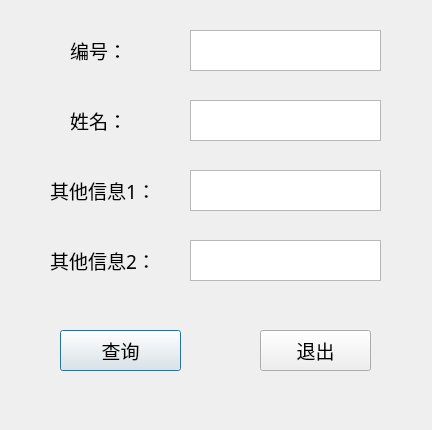
<?xml version="1.0" encoding="UTF-8"?>
<ui version="4.0">
 <class>DialogChaxunLianxiren</class>
 <widget class="QDialog" name="DialogChaxunLianxiren">
  <property name="geometry">
   <rect>
    <x>0</x>
    <y>0</y>
    <width>432</width>
    <height>430</height>
   </rect>
  </property>
  <property name="windowTitle">
   <string>Dialog</string>
  </property>
  <widget class="QPushButton" name="pushButton_chaxun">
   <property name="geometry">
    <rect>
     <x>60</x>
     <y>330</y>
     <width>121</width>
     <height>41</height>
    </rect>
   </property>
   <property name="font">
    <font>
     <family>黑体</family>
     <pointsize>14</pointsize>
    </font>
   </property>
   <property name="text">
    <string>查询</string>
   </property>
  </widget>
  <widget class="QPushButton" name="pushButton_tuichu">
   <property name="geometry">
    <rect>
     <x>260</x>
     <y>330</y>
     <width>111</width>
     <height>41</height>
    </rect>
   </property>
   <property name="font">
    <font>
     <family>黑体</family>
     <pointsize>14</pointsize>
    </font>
   </property>
   <property name="text">
    <string>退出</string>
   </property>
  </widget>
  <widget class="QLabel" name="label_bianhao">
   <property name="geometry">
    <rect>
     <x>70</x>
     <y>30</y>
     <width>81</width>
     <height>41</height>
    </rect>
   </property>
   <property name="font">
    <font>
     <family>黑体</family>
     <pointsize>14</pointsize>
    </font>
   </property>
   <property name="text">
    <string>编号：</string>
   </property>
  </widget>
  <widget class="QLabel" name="label_2">
   <property name="geometry">
    <rect>
     <x>70</x>
     <y>100</y>
     <width>81</width>
     <height>41</height>
    </rect>
   </property>
   <property name="font">
    <font>
     <family>黑体</family>
     <pointsize>14</pointsize>
    </font>
   </property>
   <property name="text">
    <string>姓名：</string>
   </property>
  </widget>
  <widget class="QLabel" name="label_3">
   <property name="geometry">
    <rect>
     <x>50</x>
     <y>170</y>
     <width>101</width>
     <height>41</height>
    </rect>
   </property>
   <property name="font">
    <font>
     <family>黑体</family>
     <pointsize>14</pointsize>
    </font>
   </property>
   <property name="text">
    <string>其他信息1：</string>
   </property>
  </widget>
  <widget class="QLabel" name="label_4">
   <property name="geometry">
    <rect>
     <x>50</x>
     <y>240</y>
     <width>101</width>
     <height>41</height>
    </rect>
   </property>
   <property name="font">
    <font>
     <family>黑体</family>
     <pointsize>14</pointsize>
    </font>
   </property>
   <property name="text">
    <string>其他信息2：</string>
   </property>
  </widget>
  <widget class="QTextEdit" name="textEdit">
   <property name="geometry">
    <rect>
     <x>190</x>
     <y>30</y>
     <width>191</width>
     <height>41</height>
    </rect>
   </property>
  </widget>
  <widget class="QTextEdit" name="textEdit_2">
   <property name="geometry">
    <rect>
     <x>190</x>
     <y>100</y>
     <width>191</width>
     <height>41</height>
    </rect>
   </property>
  </widget>
  <widget class="QTextEdit" name="textEdit_3">
   <property name="geometry">
    <rect>
     <x>190</x>
     <y>170</y>
     <width>191</width>
     <height>41</height>
    </rect>
   </property>
  </widget>
  <widget class="QTextEdit" name="textEdit_4">
   <property name="geometry">
    <rect>
     <x>190</x>
     <y>240</y>
     <width>191</width>
     <height>41</height>
    </rect>
   </property>
  </widget>
 </widget>
 <resources/>
 <connections>
  <connection>
   <sender>pushButton_tuichu</sender>
   <signal>clicked()</signal>
   <receiver>DialogChaxunLianxiren</receiver>
   <slot>close()</slot>
   <hints>
    <hint type="sourcelabel">
     <x>315</x>
     <y>350</y>
    </hint>
    <hint type="destinationlabel">
     <x>215</x>
     <y>214</y>
    </hint>
   </hints>
  </connection>
 </connections>
</ui>
